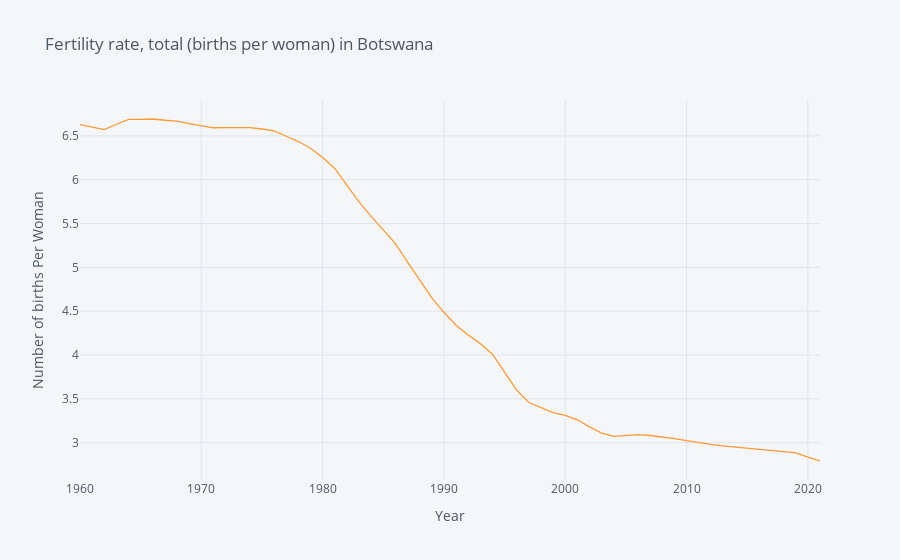

Notebook code cell kept with this figure:
### Code cell
data_fert.iplot(title="Fertility rate, total (births per woman) in Botswana",xTitle='Year',yTitle='Number of births Per Woman')

### Figure 1 — Plotly figure (JSON) as saved in the notebook; plotly's stock layout.template omitted (floating-point values rounded to 4 significant figures)
{"data": [{"line": {"color": "rgba(255, 153, 51, 1.0)", "dash": "solid", "shape": "linear", "width": 1.3}, "mode": "lines", "name": "Total Births Per Woman", "text": "", "type": "scatter", "x": [1960, 1961, 1962, 1963, 1964, 1965, 1966, 1967, 1968, 1969, 1970, 1971, 1972, 1973, 1974, 1975, 1976, 1977, 1978, 1979, 1980, 1981, 1982, 1983, 1984, 1985, 1986, 1987, 1988, 1989, 1990, 1991, 1992, 1993, 1994, 1995, 1996, 1997, 1998, 1999, 2000, 2001, 2002, 2003, 2004, 2005, 2006, 2007, 2008, 2009, 2010, 2011, 2012, 2013, 2014, 2015, 2016, 2017, 2018, 2019, 2020, 2021], "y": [6.628, 6.597, 6.571, 6.632, 6.688, 6.687, 6.692, 6.678, 6.668, 6.639, 6.617, 6.592, 6.593, 6.593, 6.593, 6.578, 6.556, 6.495, 6.435, 6.358, 6.253, 6.128, 5.933, 5.746, 5.582, 5.427, 5.27, 5.06, 4.852, 4.651, 4.487, 4.339, 4.229, 4.13, 4.009, 3.803, 3.6, 3.458, 3.396, 3.342, 3.312, 3.261, 3.181, 3.11, 3.073, 3.08, 3.091, 3.082, 3.066, 3.045, 3.023, 2.999, 2.981, 2.964, 2.951, 2.942, 2.93, 2.91, 2.903, 2.883, 2.836, 2.791]}], "layout": {"autosize": true, "legend": {"bgcolor": "#F5F6F9", "font": {"color": "#4D5663"}}, "paper_bgcolor": "#F5F6F9", "plot_bgcolor": "#F5F6F9", "title": {"font": {"color": "#4D5663"}, "text": "Fertility rate, total (births per woman) in Botswana"}, "xaxis": {"autorange": true, "gridcolor": "#E1E5ED", "range": [1960, 2021], "showgrid": true, "tickfont": {"color": "#4D5663"}, "title": {"font": {"color": "#4D5663"}, "text": "Year"}, "type": "linear", "zerolinecolor": "#E1E5ED"}, "yaxis": {"autorange": true, "gridcolor": "#E1E5ED", "range": [2.574, 6.909], "showgrid": true, "tickfont": {"color": "#4D5663"}, "title": {"font": {"color": "#4D5663"}, "text": "Number of births Per Woman"}, "type": "linear", "zerolinecolor": "#E1E5ED"}}}
